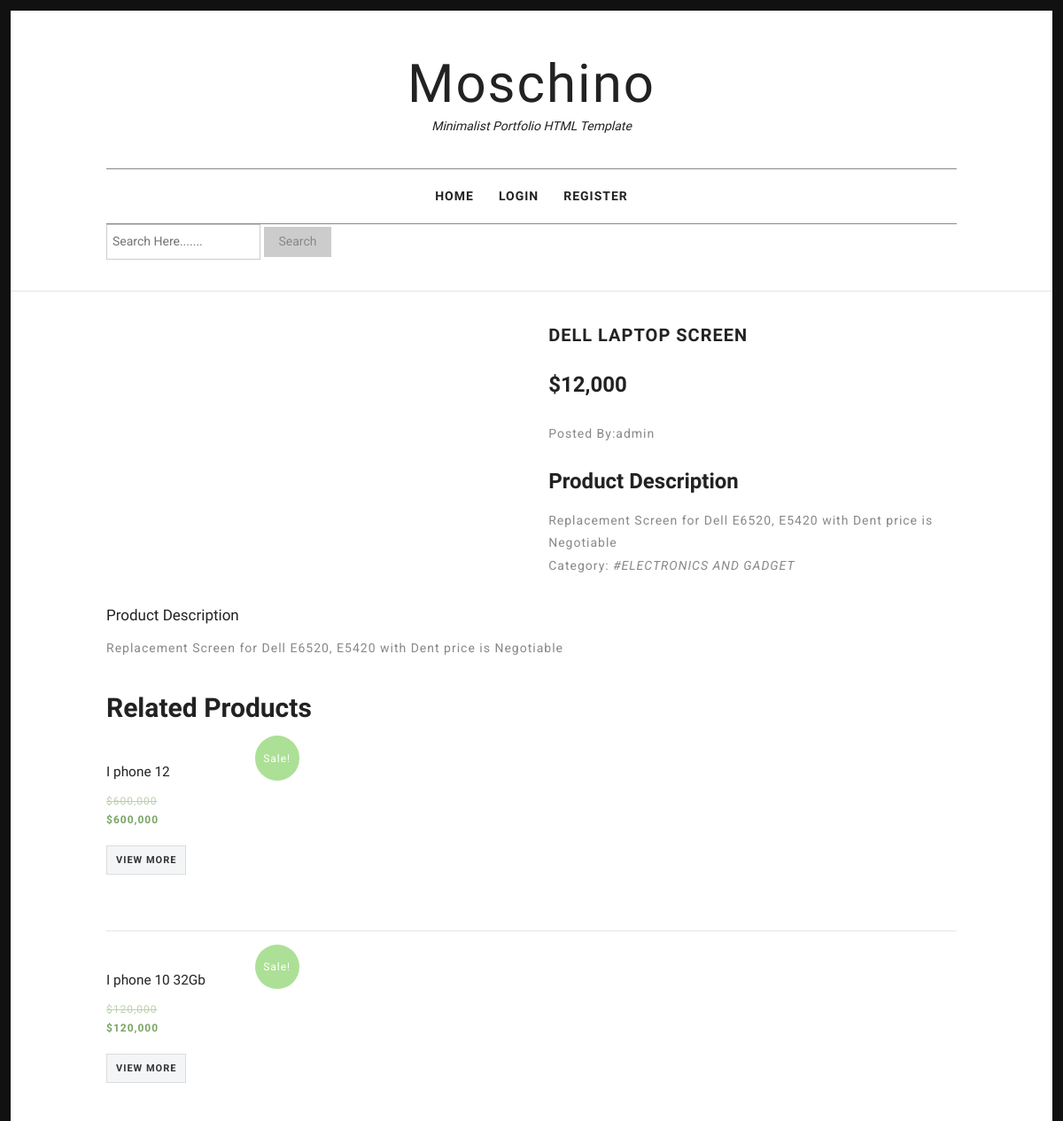
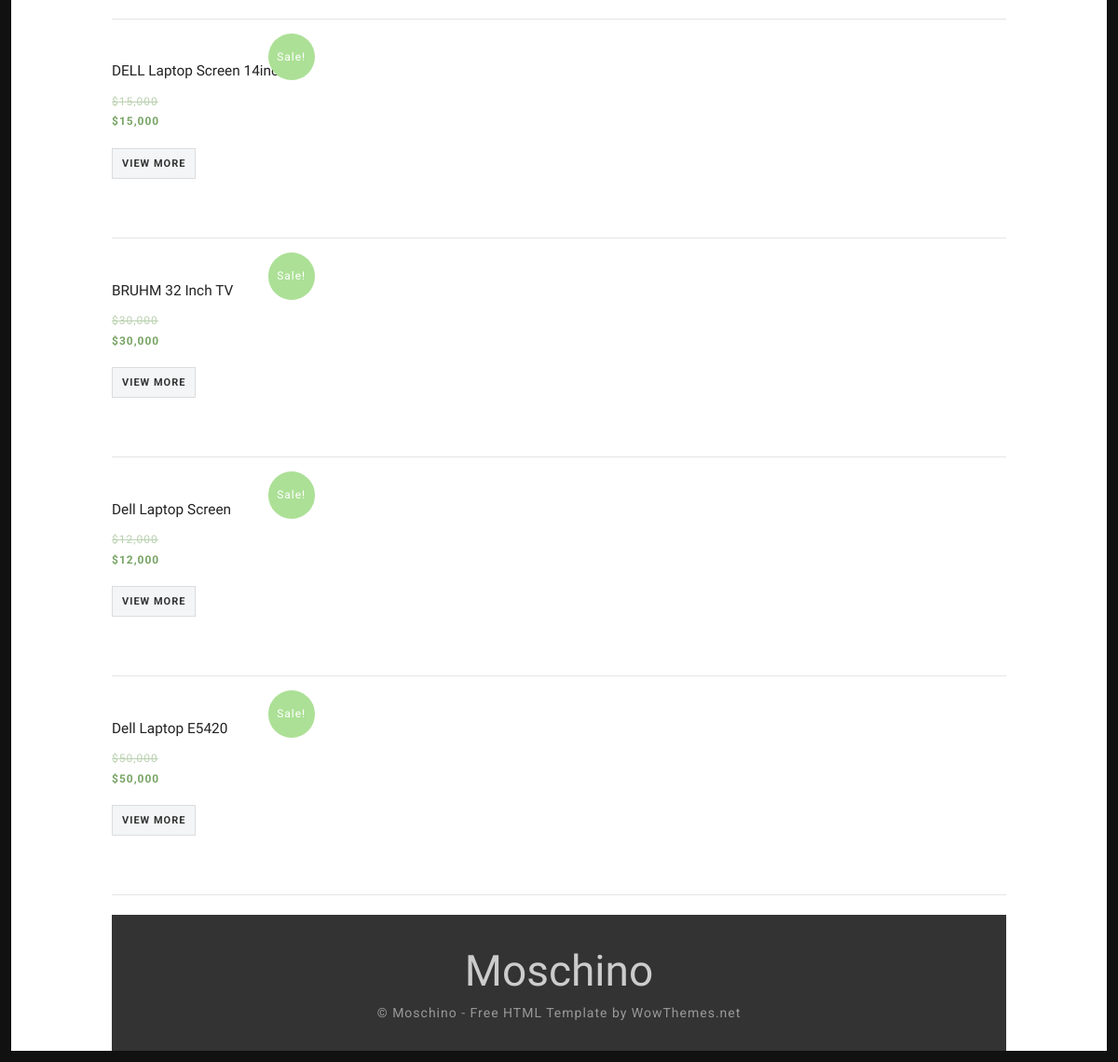
The app's page /product/2 with its own data (2 pictures, top to bottom).
### base/models.py (models this page shows, shortened)
class Product(models.Model):
    CATEGORY = (
        ('FASHION','FASHION'),
        ('ELECTRONICS AND GADGET','ELECTRONICS AND GADGET'),
        ('FASHION','FASHION'),
        ('HOME APPLIANCES', 'HOME APPLIANCES'),
        ('OTHERS','OTHERS')
    )
    posted_by = models.ForeignKey(User, on_delete=models.CASCADE)
    name = models.CharField(max_length=200)
    amount = models.CharField(max_length=20)
    category = models.CharField(choices=CATEGORY, max_length=50)
    description = models.TextField(null=True, blank=True)
    class Meta:
        ordering = ['-id']

### base/views.py (the view)
# urls.py: path('product/<str:pk>',views.Detail, name="single-item"),
def Detail(request, pk):
    single_product = Product.objects.get(id=pk)
    review_form = ReviewForm()
    related_item = Product.objects.filter(category=single_product.category)
    context = {'single_product':single_product,
               'review_form':review_form,
               'category':related_item
                                                }
    return render(request,'base/Product.html',context)

### base/forms.py
class ReviewForm(ModelForm):
    class Meta:
        model = Reviews
        fields = '__all__'

### base/templates/base/Product.html (shortened to what this page needs)
{% extends 'base/main.html' %}
{% block content %}
<hr>
<div class="container">
<div itemscope itemtype="http://schema.org/Product" class="product">
    <div class="summary entry-summary">
        <h1 itemprop="name" class="product_title entry-title">{{single_product.name}}</h1>
        <div itemprop="offers" itemscope itemtype="http://schema.org/Offer">
            <p class="price">
                <h3 class="amount">${{single_product.amount}}</h3>
            </p>
            <a href="{% url 'profile-page' single_product.posted_by.id %}"> <p>Posted By:{{single_product.posted_by}}</p>  </a>
        </div>
        <div itemprop="description">
            <h3>Product Description</h3>
            {% if single_product.description %}
            <p>{{single_product.description}}</p>
            {% else %}
            <h4>No description given</h4>
            {% endif %}
        </div>
        <div class="product_meta">
            <span class="posted_in">Category:
            <a href="#" rel="tag">{{single_product.category}}</a>
            </span>
        </div>
    </div>
    <div class="woocommerce-tabs wc-tabs-wrapper ">
            <div class="panel entry-content wc-tab" id="tab-description">
            <h2>Product Description</h2>
            {% if single_product.description %}
            <p>{{single_product.description}}</p>
            {% else %}
                <p>An Amazing Product</p>
            {% endif %}
            </div>
    </div>
    <h2>Related Products</h2>
    {% for item in category %}
    <div class="related products ">
        <ul class="products">
            <li class="last  first product">
            <a href="{% url 'single-item' item.id %}">
            <span class="onsale">Sale!</span>
            <h3>{{item.name}}</h3>
            <span class="price"><del><span class="amount">${{item.amount}}</span></del><ins><span class="amount">&#36;{{item.amount}}</span></ins></span>
            </a>
            <a href="{% url 'single-item' item.id %}" class="button">View More</a>
            </li>
         </ul>
         <hr>
        {% endfor %}
    </div>
</div>
</div>
{% endblock %}

### base/static/base/css/woocommerce-layout.css (style rules this page uses)
.woocommerce #content div.product .woocommerce-tabs,.woocommerce #content div.product .woocommerce-tabs ul.tabs:after,.woocommerce #content div.product div.thumbnails a.first,.woocommerce #content div.product div.thumbnails:after,.woocommerce .cart-collaterals:after,.woocommerce .col2-set:after,.woocommerce .woocommerce-pagination ul.page-numbers:after,.woocommerce div.product .woocommerce-tabs,.woocommerce div.product .woocommerce-tabs ul.tabs:after,.woocommerce div.product div.thumbnails a.first,.woocommerce div.product div.thumbnails:after,.woocommerce ul.products,.woocommerce ul.products li.first,.woocommerce ul.products:after,.woocommerce-page #content div.product .woocommerce-tabs,.woocommerce-page #content div.product .woocommerce-tabs ul.tabs:after,.woocommerce-page #content div.product div.thumbnails a.first,.woocommerce-page #content div.product div.thumbnails:after,.woocommerce-page .cart-collaterals:after,.woocommerce-page .col2-set:after,.woocommerce-page .woocommerce-pagination ul.page-numbers:after,.woocommerce-page div.product .woocommerce-tabs,.woocommerce-page div.product .woocommerce-tabs ul.tabs:after,.woocommerce-page div.product div.thumbnails a.first,.woocommerce-page div.product div.thumbnails:after,.woocommerce-page ul.products,.woocommerce-page ul.products li.first,.woocommerce-page ul.products:after { clear:both }
.woocommerce #content div.product div.summary,.woocommerce div.product div.summary,.woocommerce-page #content div.product div.summary,.woocommerce-page div.product div.summary { float:right;width:48% }
.woocommerce #content div.product #reviews .comment:after,.woocommerce #content div.product #reviews .comment:before,.woocommerce .woocommerce-pagination ul.page-numbers:after,.woocommerce .woocommerce-pagination ul.page-numbers:before,.woocommerce div.product #reviews .comment:after,.woocommerce div.product #reviews .comment:before,.woocommerce ul.products:after,.woocommerce ul.products:before,.woocommerce-page #content div.product #reviews .comment:after,.woocommerce-page #content div.product #reviews .comment:before,.woocommerce-page .woocommerce-pagination ul.page-numbers:after,.woocommerce-page .woocommerce-pagination ul.page-numbers:before,.woocommerce-page div.product #reviews .comment:after,.woocommerce-page div.product #reviews .comment:before,.woocommerce-page ul.products:after,.woocommerce-page ul.products:before { content:" ";display:table }
.woocommerce ul.products li.product,.woocommerce-page ul.products li.product { float:left;margin:0 3.8% 2.992em 0;padding:0;position:relative;width:22.05% }
.woocommerce ul.products li.last,.woocommerce-page ul.products li.last { margin-right:0 }

### base/static/base/css/woocommerce-smallscreen.css (style rules this page uses)
.woocommerce ul.products li.product,.woocommerce-page ul.products li.product,.woocommerce-page[class*=columns-] ul.products li.product,.woocommerce[class*=columns-] ul.products li.product { width:48%;float:left;clear:both;margin:0 0 2.992em }
.woocommerce #content div.product div.images,.woocommerce #content div.product div.summary,.woocommerce div.product div.images,.woocommerce div.product div.summary,.woocommerce-page #content div.product div.images,.woocommerce-page #content div.product div.summary,.woocommerce-page div.product div.images,.woocommerce-page div.product div.summary { float:none;width:100% }

### records on screen
Product: name "DELL LAPTOP SCREEN", amount "12,000", posted_by "admin", description "Replacement Screen for Dell E6520, E5420 with Dent price is Negotiable", category "ELECTRONICS AND GADGET", name "Dell Laptop Screen"
Product: name "I phone 12", amount "600,000"
Product: name "I phone 10 32Gb", amount "120,000"
Product: name "DELL Laptop Screen 14inch", amount "15,000"
Product: name "BRUHM 32 Inch TV", amount "30,000"
Product: name "Dell Laptop E5420", amount "50,000"
